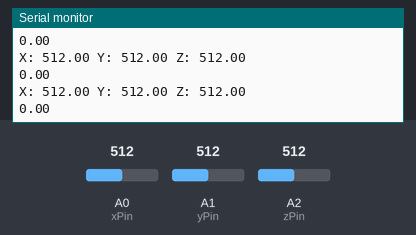
The sketch below on a simulated Arduino Uno, built with avr-gcc and run on an emulated ATmega328P. On the bench: the last lines printed to the serial monitor. Inputs (shaded band) come from the test bench; at power-on: A0 (xPin) = 512, A1 (yPin) = 512, A2 (zPin) = 512.

Above: at 1.2 s.
1.3 s: A0 (xPin) set to 716
At 1.51 s:
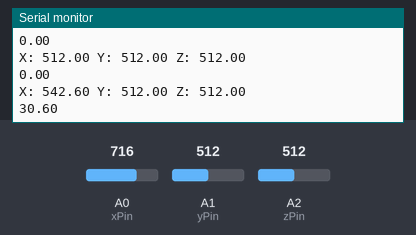
2.8 s: A1 (yPin) set to 716
At 2.95 s:
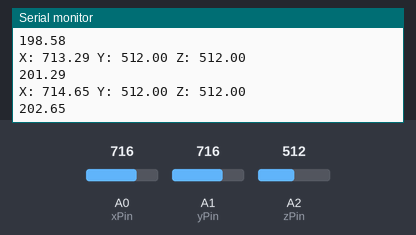
4.3 s: A2 (zPin) set to 716
At 4.39 s:
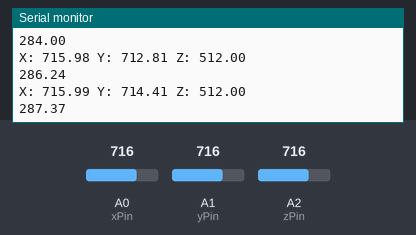
5.8 s: A0 (xPin) set to 900
At 5.83 s:
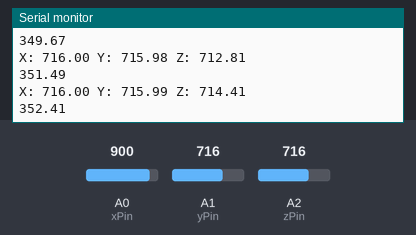
7.3 s: A1 (yPin) set to 900
At 7.48 s:
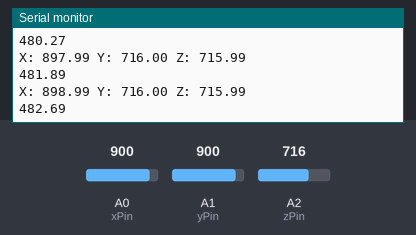
8.8 s: A2 (zPin) set to 900
At 8.92 s:
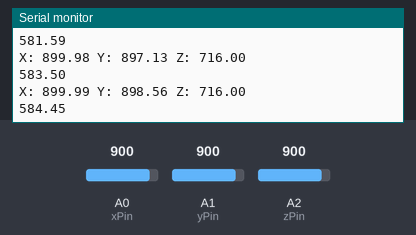
Timing chart, 0 to 11.3 s (numbered marks = the images above; inputs shaded):
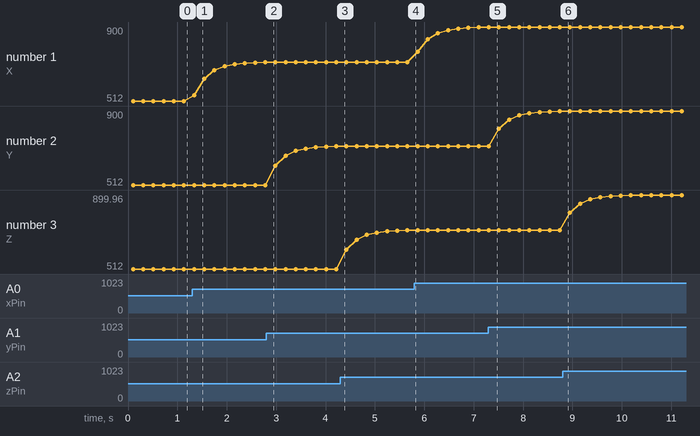

Measured:
- after the input at 1.3 s, the serial monitor: prints a new line at once (image 1)
- plotted number 1: 512 → 714.65 after the input at 1.3 s, 716 → 897.99 after the input at 5.8 s
- plotted number 2: 512 → 714.41 after the input at 2.8 s, 716 → 898.56 after the input at 7.3 s

The sketch:

ImpactDetection.ino
```cpp
const int xPin = A0;
const int yPin = A1;
const int zPin = A2;

const int sampleSize = 10; // 每次取样的数量
const float alpha = 0.5;   // 低通滤波的权重

float xFiltered = 0;
float yFiltered = 0;
float zFiltered = 0;

void setup() {
  Serial.begin(9600);
  xFiltered = analogRead(xPin);
  yFiltered = analogRead(yPin);
  zFiltered = analogRead(zPin);
}

void loop() {
  float xSum = 0, ySum = 0, zSum = 0;
  for (int i = 0; i < sampleSize; i++) {
    xSum += analogRead(xPin);
    ySum += analogRead(yPin);
    zSum += analogRead(zPin);
    delay(10); // 每次取样间隔10ms
  }

  // 计算取样平均值
  float x = xSum / sampleSize;
  float y = ySum / sampleSize;
  float z = zSum / sampleSize;

  // 低通滤波
  xFiltered = alpha * x + (1 - alpha) * xFiltered;
  yFiltered = alpha * y + (1 - alpha) * yFiltered;
  zFiltered = alpha * z + (1 - alpha) * zFiltered;

  // 打印当前滤波后的加速度值
  Serial.print("X: "); Serial.print(xFiltered);
  Serial.print(" Y: "); Serial.print(yFiltered);
  Serial.print(" Z: "); Serial.println(zFiltered);

  // 计算加速度矢量的模
  float magnitude = sqrt(sq(xFiltered - 512) + sq(yFiltered - 512) + sq(zFiltered - 512));
  Serial.println(magnitude);
  // 检测撞击
  if (magnitude > 3000) { // 设定一个合理的阈值
    Serial.println("Impact detected!");
    // 可以在此处添加其他撞击检测后的处理逻辑
  }

  delay(100); // 每100ms检测一次
}
```
